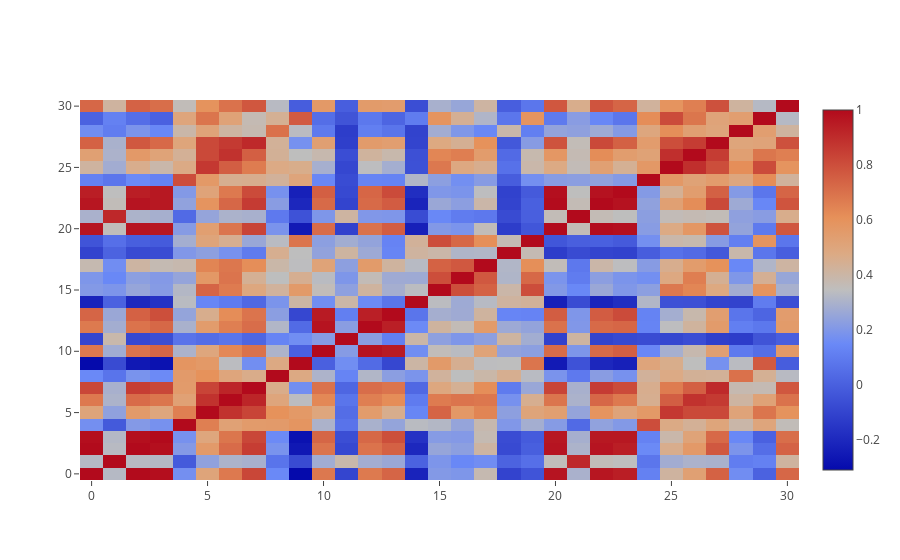

Notebook source saved alongside this figure:
### Markdown cell above
Let's plot it to have an idea what we deal with. For that we use very good package called `plotly` it allows to interact with the plot by hovering over it.

### Code cell
from plotly.offline import init_notebook_mode, iplot
import plotly.graph_objs as go

init_notebook_mode(connected=True)

trace = go.Heatmap(z=corr_matrix)
data=[trace]
iplot(data, filename='basic-heatmap')

### Figure 1 — Plotly figure (JSON) as saved in the notebook; plotly's stock layout.template omitted (floating-point values rounded to 4 significant figures; data arrays with more than 128 entries replaced by an {"elided": "..."} marker saying what was removed)
{"data": [{"type": "heatmap", "uid": "42e03216-c496-4eda-81f7-a57d77a908a5", "z": {"elided": "31x31 float values"}}], "layout": {}}
